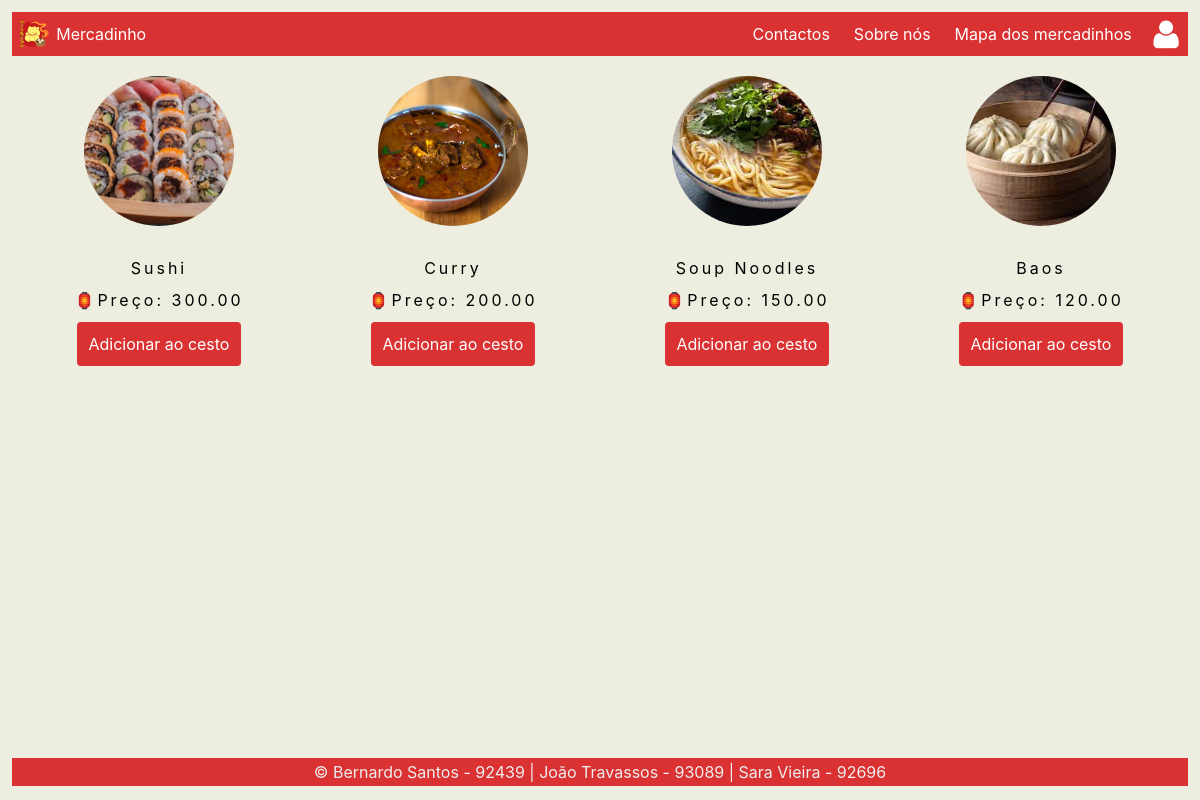
Screenshot of /food/home/ with the database file from the repository.
### food/models.py (models this page shows, shortened)
class Product(models.Model):
    name = models.CharField(max_length=25)
    description = models.CharField(max_length=200)
    price = models.DecimalField(max_digits=8, decimal_places=2)
    image = models.ImageField(null=True, blank=True)
    sales = models.IntegerField(default=0, validators=[MinValueValidator(0)])
    views = models.IntegerField(default=0, validators=[MinValueValidator(0)])
    rating = models.DecimalField(default=0, validators=[MinValueValidator(0), MaxValueValidator(5)], max_digits=2,
                                 decimal_places=1)
    salesman = models.ForeignKey(Salesman, on_delete=models.CASCADE)

### food/views.py (the view)
# urls.py: path("home/", views.index, name="index"),
def index(request):
    if request.user.groups.filter(name='Salesman').exists():
        products = Product.objects.filter(salesman_id=request.user.salesman.id)
    else:
        products = Product.objects.all()
    context = {'products_list': products}
    return render(request, 'food/index.html', context)

### food/templates/food/index.html (shortened to what this page needs)
{% extends 'food/base.html' %}
{% load custom_filters %}
{% block content %}
    {% if products_list %}
        <br/>
        <div class="product-list-index">
            {% for product in products_list %}
                <div>
                    <a href="{% url 'food:productDetailPage' product.id %}">
                        <img class="product-image-index" src="{{ product.image }}" alt="imagem do produto: {{ product.name }}"/>
                        <p class="product-text-index">{{ product.name }}</p>
                        <p class="lanterna-antes product-price-index">Preço: {{ product.price }}</p>
                        {% if not request.user|has_group:'Salesman' %}
                            <div class="center-button-index">
                                <a class="product-button-index" href="{% url 'food:addToCart' product.id %}">Adicionar ao
                                    cesto</a>
                            </div>
                        {% endif %}
                    </a>
                </div>
            {% endfor %}
        </div>
    {% else %}
        {% if request.user|has_group:'Customer' %}
            <br/><p>Ainda não existem produtos à venda. Aguarde que algum vendedor decida fazer alguma coisa.</p>
        {% else %}
            <br/><p>Ainda não colocou nenhum produto para venda.</p>
        {% endif %}
    {% endif %}
{% endblock %}

### food/static/food/style.css (style rules this page uses)
* { margin: 0; padding: 0; box-sizing: border-box; }
body { font-family: "Inter", sans-serif; color: #343a40; margin: 0 12px; background-color: #eeeee0; }
a { text-decoration: none; color: black; }
.lanterna-antes::before { content: '🏮'; }
.product-list-index { display: grid; grid-template-columns: repeat(4, 1fr); justify-content: space-between; width: 100%; grid-row-gap: 64px; }
.product-image-index { display: block; margin-left: auto; margin-right: auto; width: 150px; height: 150px; object-fit: cover; border-radius: 50%; animation: pulse 1s ease-in-out infinite alternate; }
.product-text-index, .product-price-index, .product-added-index { display: block; text-align: center; color: #000; letter-spacing: 3px; }
.product-text-index, .product-price-index { margin-top: 32px; }
.product-price-index { margin-top: 12px; }
.center-button-index { text-align: center; align-items: center; }
.product-button-index { display: inline-block; border: none; padding: 12px 12px; background-color: #da3232; margin: 12px 0; border-radius: 4px; color: white; }

### rows the page displays
Product: image (picture), name "Sushi", price "300.00"
Product: image (picture), name "Curry", price "200.00"
Product: image (picture), name "Soup Noodles", price "150.00"
Product: image (picture), name "Baos", price "120.00"
